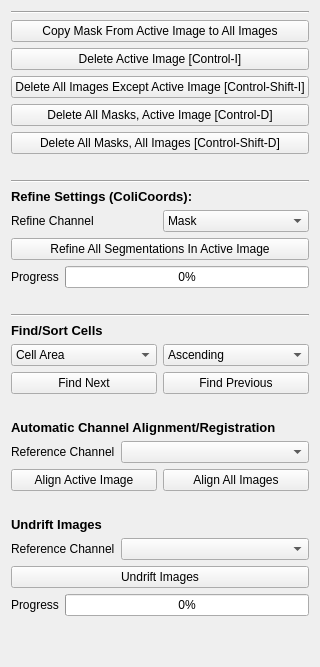
  <widget class="QWidget" name="tab_14">
   <attribute name="title">
    <string>Utilities</string>
   </attribute>
   <layout class="QVBoxLayout" name="verticalLayout_18">
    <item>
     <widget class="Line" name="line_20">
      <property name="orientation">
       <enum>Qt::Horizontal</enum>
      </property>
     </widget>
    </item>
    <item>
     <widget class="QPushButton" name="modify_copymasktoall">
      <property name="text">
       <string>Copy Mask From Active Image to All Images</string>
      </property>
     </widget>
    </item>
    <item>
     <widget class="QPushButton" name="modify_deleteactiveimage">
      <property name="text">
       <string>Delete Active Image [Control-I]</string>
      </property>
     </widget>
    </item>
    <item>
     <widget class="QPushButton" name="modify_deleteotherimages">
      <property name="text">
       <string>Delete All Images Except Active Image [Control-Shift-I]</string>
      </property>
     </widget>
    </item>
    <item>
     <widget class="QPushButton" name="modify_deleteactivemasks">
      <property name="text">
       <string>Delete All Masks, Active Image [Control-D]</string>
      </property>
     </widget>
    </item>
    <item>
     <widget class="QPushButton" name="modify_deleteallmasks">
      <property name="text">
       <string>Delete All Masks, All Images [Control-Shift-D]</string>
      </property>
     </widget>
    </item>
    <item>
     <spacer name="verticalSpacer_20">
      <property name="orientation">
       <enum>Qt::Vertical</enum>
      </property>
      <property name="sizeType">
       <enum>QSizePolicy::Minimum</enum>
      </property>
      <property name="sizeHint" stdset="0">
       <size>
        <width>20</width>
        <height>20</height>
       </size>
      </property>
     </spacer>
    </item>
    <item>
     <widget class="Line" name="line_22">
      <property name="orientation">
       <enum>Qt::Horizontal</enum>
      </property>
     </widget>
    </item>
    <item>
     <widget class="QLabel" name="label_31">
      <property name="font">
       <font>
        <pointsize>10</pointsize>
        <weight>75</weight>
        <bold>true</bold>
       </font>
      </property>
      <property name="text">
       <string>Refine Settings (ColiCoords):</string>
      </property>
     </widget>
    </item>
    <item>
     <layout class="QGridLayout" name="gridLayout_12">
      <item row="0" column="0">
       <widget class="QLabel" name="label_53">
        <property name="text">
         <string>Refine Channel</string>
        </property>
       </widget>
      </item>
      <item row="0" column="1">
       <widget class="QComboBox" name="refine_channel">
        <item>
         <property name="text">
          <string>Mask</string>
         </property>
        </item>
       </widget>
      </item>
     </layout>
    </item>
    <item>
     <widget class="QPushButton" name="refine_all">
      <property name="text">
       <string>Refine All Segmentations In Active Image</string>
      </property>
     </widget>
    </item>
    <item>
     <layout class="QFormLayout" name="formLayout">
      <item row="0" column="0">
       <widget class="QLabel" name="label_17">
        <property name="text">
         <string>Progress</string>
        </property>
       </widget>
      </item>
      <item row="0" column="1">
       <widget class="QProgressBar" name="modify_progressbar">
        <property name="value">
         <number>0</number>
        </property>
        <property name="textVisible">
         <bool>true</bool>
        </property>
       </widget>
      </item>
     </layout>
    </item>
    <item>
     <spacer name="verticalSpacer_45">
      <property name="orientation">
       <enum>Qt::Vertical</enum>
      </property>
      <property name="sizeType">
       <enum>QSizePolicy::Minimum</enum>
      </property>
      <property name="sizeHint" stdset="0">
       <size>
        <width>20</width>
        <height>20</height>
       </size>
      </property>
     </spacer>
    </item>
    <item>
     <widget class="Line" name="line_23">
      <property name="orientation">
       <enum>Qt::Horizontal</enum>
      </property>
     </widget>
    </item>
    <item>
     <widget class="QLabel" name="label_56">
      <property name="font">
       <font>
        <pointsize>10</pointsize>
        <weight>75</weight>
        <bold>true</bold>
       </font>
      </property>
      <property name="text">
       <string>Find/Sort Cells</string>
      </property>
     </widget>
    </item>
    <item>
     <layout class="QGridLayout" name="gridLayout_7">
      <item row="1" column="1">
       <widget class="QPushButton" name="find_previous">
        <property name="text">
         <string>Find Previous</string>
        </property>
       </widget>
      </item>
      <item row="0" column="1">
       <widget class="QComboBox" name="find_mode">
        <item>
         <property name="text">
          <string>Ascending</string>
         </property>
        </item>
        <item>
         <property name="text">
          <string>Descending</string>
         </property>
        </item>
       </widget>
      </item>
      <item row="1" column="0">
       <widget class="QPushButton" name="find_next">
        <property name="text">
         <string>Find Next</string>
        </property>
       </widget>
      </item>
      <item row="0" column="0">
       <widget class="QComboBox" name="find_criterion">
        <item>
         <property name="text">
          <string>Cell Area</string>
         </property>
        </item>
        <item>
         <property name="text">
          <string>Cell Solidity</string>
         </property>
        </item>
        <item>
         <property name="text">
          <string>Cell Aspect Ratio</string>
         </property>
        </item>
       </widget>
      </item>
     </layout>
    </item>
    <item>
     <spacer name="verticalSpacer_46">
      <property name="orientation">
       <enum>Qt::Vertical</enum>
      </property>
      <property name="sizeType">
       <enum>QSizePolicy::Minimum</enum>
      </property>
      <property name="sizeHint" stdset="0">
       <size>
        <width>20</width>
        <height>20</height>
       </size>
      </property>
     </spacer>
    </item>
    <item>
     <widget class="QLabel" name="label_70">
      <property name="font">
       <font>
        <pointsize>10</pointsize>
        <weight>75</weight>
        <bold>true</bold>
       </font>
      </property>
      <property name="text">
       <string>Automatic Channel Alignment/Registration</string>
      </property>
     </widget>
    </item>
    <item>
     <layout class="QFormLayout" name="formLayout_18">
      <item row="0" column="1">
       <widget class="QComboBox" name="alignment_channel"/>
      </item>
      <item row="0" column="0">
       <widget class="QLabel" name="label_40">
        <property name="text">
         <string>Reference Channel</string>
        </property>
       </widget>
      </item>
     </layout>
    </item>
    <item>
     <layout class="QGridLayout" name="gridLayout_26">
      <item row="0" column="0">
       <widget class="QPushButton" name="align_active_image">
        <property name="text">
         <string>Align Active Image</string>
        </property>
       </widget>
      </item>
      <item row="0" column="1">
       <widget class="QPushButton" name="align_all_images">
        <property name="text">
         <string>Align All Images</string>
        </property>
       </widget>
      </item>
     </layout>
    </item>
    <item>
     <spacer name="verticalSpacer_49">
      <property name="orientation">
       <enum>Qt::Vertical</enum>
      </property>
      <property name="sizeType">
       <enum>QSizePolicy::Minimum</enum>
      </property>
      <property name="sizeHint" stdset="0">
       <size>
        <width>20</width>
        <height>20</height>
       </size>
      </property>
     </spacer>
    </item>
    <item>
     <widget class="QLabel" name="label_104">
      <property name="font">
       <font>
        <pointsize>10</pointsize>
        <weight>75</weight>
        <bold>true</bold>
       </font>
      </property>
      <property name="text">
       <string>Undrift Images</string>
      </property>
     </widget>
    </item>
    <item>
     <layout class="QFormLayout" name="formLayout_24">
      <item row="0" column="1">
       <widget class="QComboBox" name="undrift_channel"/>
      </item>
      <item row="0" column="0">
       <widget class="QLabel" name="label_106">
        <property name="text">
         <string>Reference Channel</string>
        </property>
       </widget>
      </item>
     </layout>
    </item>
    <item>
     <widget class="QPushButton" name="undrift_images">
      <property name="text">
       <string>Undrift Images</string>
      </property>
     </widget>
    </item>
    <item>
     <layout class="QFormLayout" name="formLayout_26">
      <item row="0" column="0">
       <widget class="QLabel" name="label_107">
        <property name="text">
         <string>Progress</string>
        </property>
       </widget>
      </item>
      <item row="0" column="1">
       <widget class="QProgressBar" name="undrift_progressbar">
        <property name="value">
         <number>0</number>
        </property>
        <property name="textVisible">
         <bool>true</bool>
        </property>
       </widget>
      </item>
     </layout>
    </item>
    <item>
     <spacer name="verticalSpacer_13">
      <property name="orientation">
       <enum>Qt::Vertical</enum>
      </property>
      <property name="sizeHint" stdset="0">
       <size>
        <width>20</width>
        <height>40</height>
       </size>
      </property>
     </spacer>
    </item>
   </layout>
  </widget>
